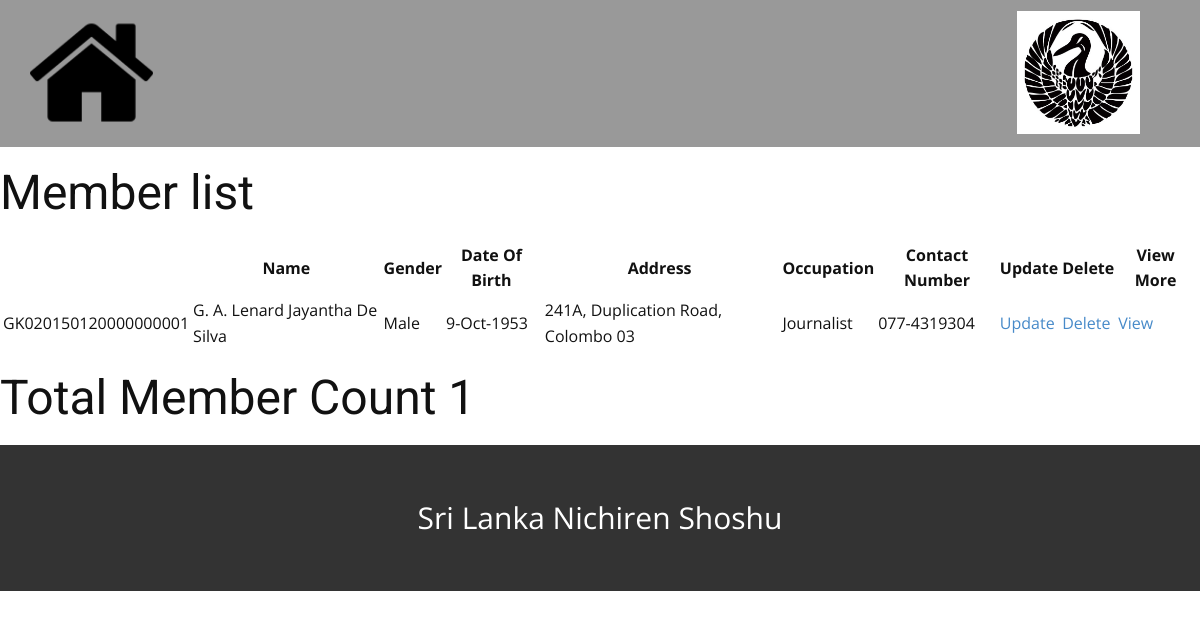
/member-list, run on the app's committed database.
### members/models.py (models this page shows)
class Member(models.Model):
    memberId = models.CharField(max_length=200, null=True)
    name = models.CharField(max_length=200, null=True)
    gender = models.CharField(max_length=200, null=True)
    dateOfBirth = models.CharField(max_length=200, null=True)
    address = models.CharField(max_length=200, null=True)
    area = models.CharField(max_length=200, null=True)
    houseAptNo = models.CharField(max_length=200, null=True)
    lane = models.CharField(max_length=200, null=True)
    road = models.CharField(max_length=200, null=True)
    subArea = models.CharField(max_length=200, null=True)
    city = models.CharField(max_length=200, null=True)
    district = models.CharField(max_length=200, null=True)
    province = models.CharField(max_length=200, null=True)
    occupation = models.CharField(max_length=200, null=True)
    contactNumber = models.CharField(max_length=200, null=True)
    secondaryContactNumber = models.CharField(max_length=200, null=True)
    gojukaiStatus = models.CharField(max_length=200, null=True)
    gojukaiReceivedDate = models.CharField(max_length=200, null=True)
    gojukaiVenue = models.CharField(max_length=200, null=True)
    gohonzonStatus = models.CharField(max_length=200, null=True)
    gohonzonReceivedDate = models.CharField(max_length=200, null=True)
    gohonzonVenue = models.CharField(max_length=200, null=True)
    nameOftheSponsor = models.CharField(max_length=200, null=True)
    addressOfSponsor = models.CharField(max_length=200, null=True)
    sponsorContactNumber = models.CharField(max_length=200, null=True)

### members/views.py (the view)
# urls.py: path('', include('members.urls'))
def members(Request):
    memberList = Member.objects.all()
    context = {
        'memberList': memberList,
        'membercount': memberList.count(),
    }
    return render(Request, 'members/member-list.html', context)

### members/templates/members/member-list.html (shortened to what this page needs)
{% extends 'common/main.html' %}
{% block content %}
<h1>Member list</h1>
    {% if memberList %}
        <table>
            <tr>
                <th></th>
                <th>Name</th>
                <th>Gender</th>
                <th>Date Of Birth<th>
                <th>Address<th>
                <th>Occupation</th>
                <th>Contact Number</th>
                <th>Update</th>
                <th>Delete</th>
                <th>View More<th>
            </tr>
            {% for member in memberList %}
            <tr>
                <td>{{member.memberId}}</td>
                <td>{{member.name}}</td>
                <td>{{member.gender}}</td>
                <td>{{member.dateOfBirth}}<td>
                <td>{{member.address}}<td>
                <td>{{member.occupation}}</td>
                <td>{{member.contactNumber}}</td>
                <td><a href="{%  url 'member-details' member.id  %}">Update</a></td>
                <td><a href="{%  url 'member-delete' member.id  %}">Delete</a></td>
                <td><a href="{%  url 'member-details' member.id  %}">View</a></td>
            </tr>
            {% endfor %}
        </table>
        <h1>Total Member Count {{membercount}}</h1>
    {% else  %}
        <h1> NO DATA AVAILABLE OR SERVER DOWN</h1>
    {% endif %}
{% endblock %}

### data on the page
Member: memberId "GK020150120000000001", name "G. A. Lenard Jayantha De Silva", gender "Male", dateOfBirth "9-Oct-1953", address "241A, Duplication Road, Colombo 03", occupation "Journalist", contactNumber "077-4319304"

### other printed values
{{ membercount }} "1"
